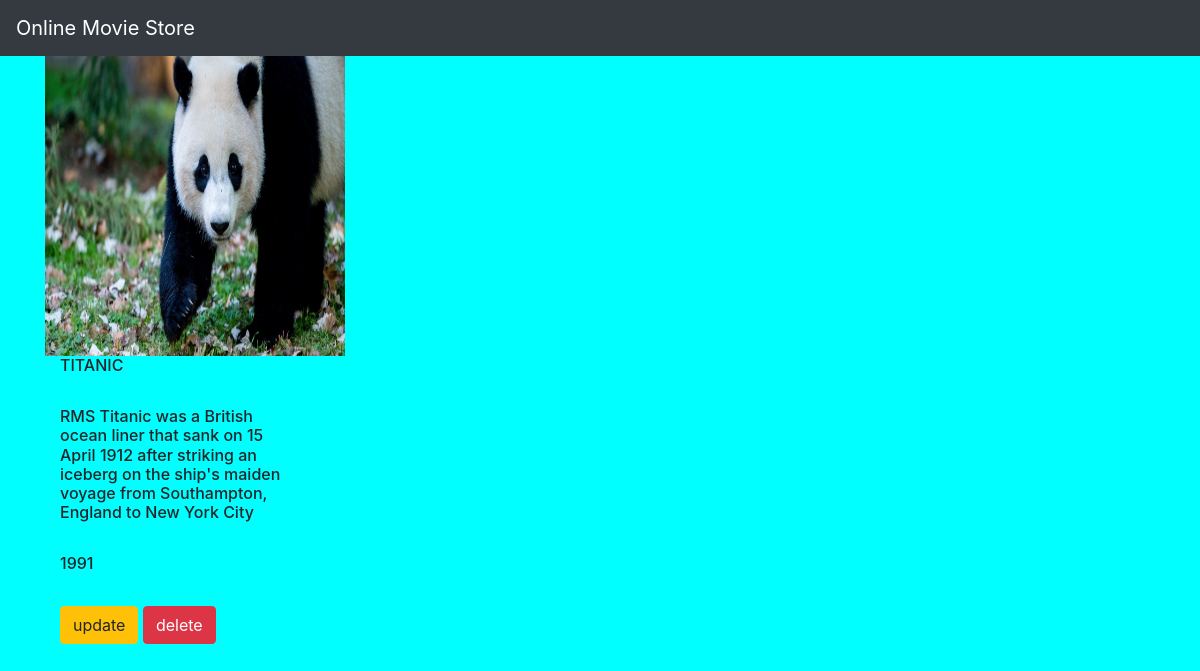
The app's page /movie/4/ with its own data.
### movieapp/models.py (models this page shows, shortened)
class Movie(models.Model):
    name=models.CharField(max_length=250)
    desc=models.TextField()
    year=models.IntegerField()
    img=models.ImageField(upload_to='gallery')

### movieapp/views.py (the view)
# urls.py: path('movie/<int:movie_id>/',views.detail,name='detail'),
def detail(request,movie_id):
    movie=Movie.objects.get(id=movie_id)
    return render(request,"detail.html",{'movie':movie})

### templates/detail.html
{% extends 'base.html' %}
{% block body %}
<div class="container">
    <div class="row">
        <div class="col-md-6">
             <img src="{{movie.img.url}}" width="300" height="300">
<div class="col-md-6">
 <h6>{{movie.name}}</h6><br>
  <h6>{{movie.desc}}</h6><br>
     <h6>{{movie.year}}</h6><br>
        <a class="btn btn-warning" href="{% url 'movieapp:update' movie.id %}" >update</a>
            <a class="btn btn-danger" href="{% url 'movieapp:delete' movie.id %}" >delete</a>
    </div>
</div>
</div>
{% endblock %}

### static/style.css (style rules this page uses)
body { background-color:aqua; }

### records on screen
Movie: img (picture), name "TITANIC", desc "RMS Titanic was a British ocean liner that sank on 15 April 1912 after striking an iceberg on the ship's maiden voyage from Southampton, England to New York City", year "1991"
